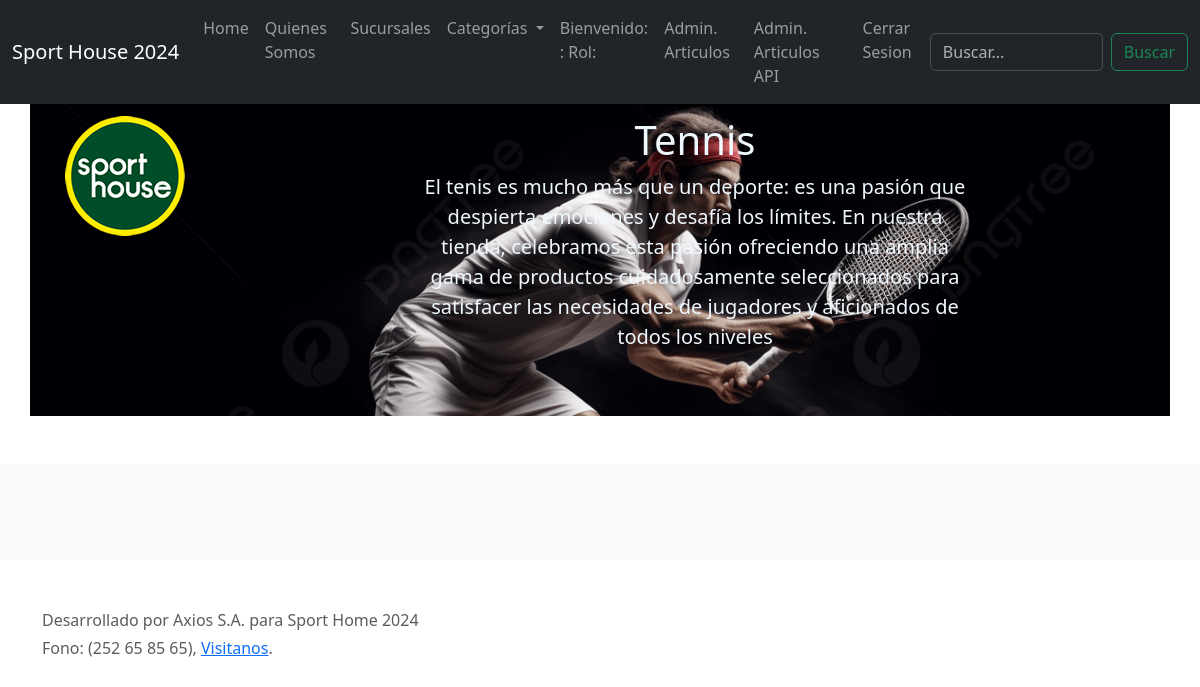
Page /tenis/ (signed in) on the earlier database version.
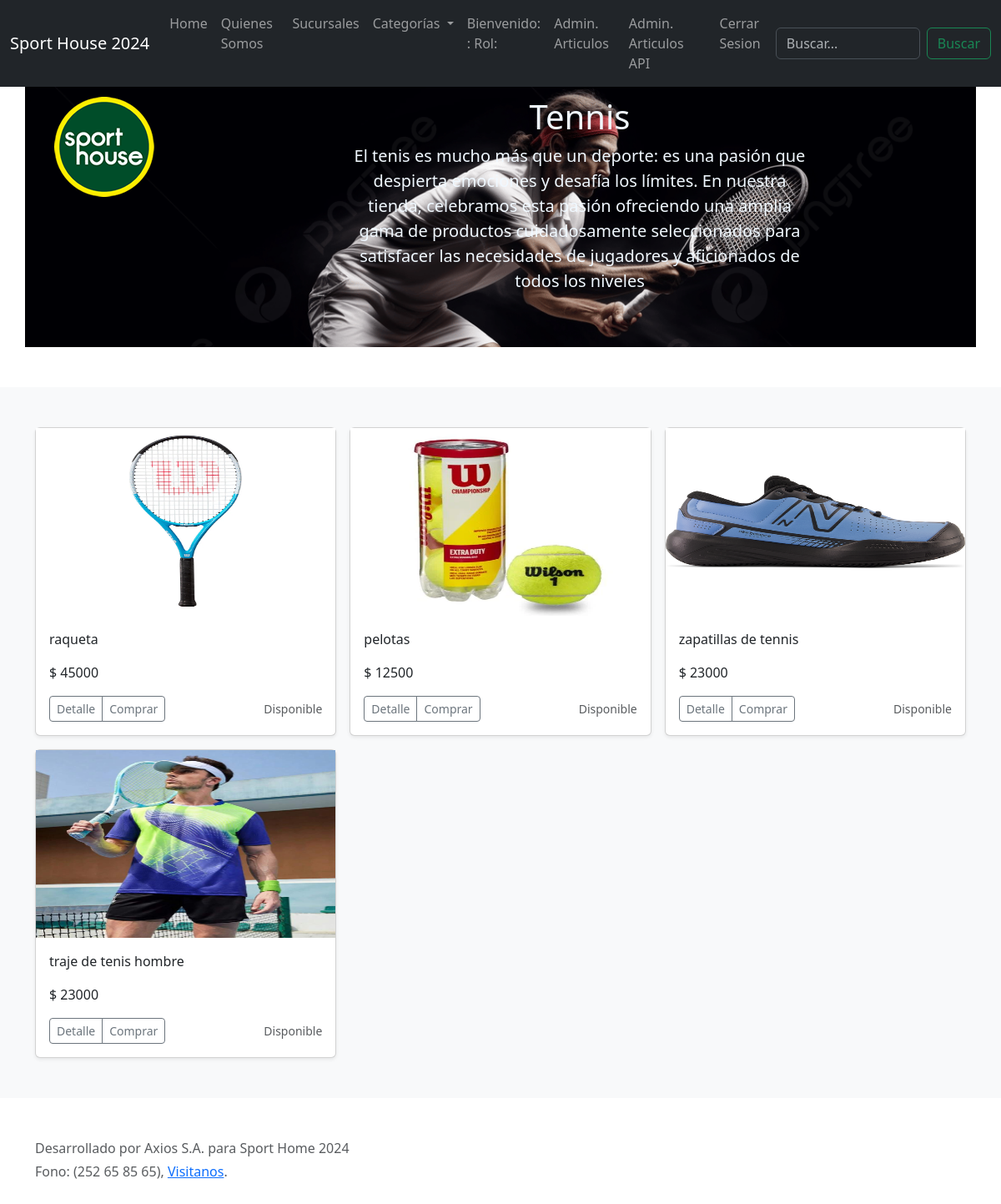
Same page on the later database version.
### web/models.py (models this page shows)
class Articulo(models.Model):
    id = models.AutoField(primary_key=True)
    marca =  models.ForeignKey(Marcas, on_delete=models.CASCADE)
    categoria = models.ForeignKey(Categoria, on_delete=models.CASCADE)
    nombre = models.CharField(max_length=200,null=False)
    imagen = models.ImageField(upload_to='fotos',default='fotos/no-disponible.jpg')
    description = models.TextField()
    precio = models.IntegerField()
    stock = models.IntegerField()
    def __str__(self):
        return self.nombre

### web/views.py (the view)
# urls.py: path('tenis/',tenis,name='TE'),
@login_required(login_url='/login/')
def tenis(request):
    cate = Categoria.objects.get(nombre='tenis')
    arti = Articulo.objects.all().filter(categoria=cate)
    print(arti)
    contexto={"articulos":arti}
    return render(request, 'core/tenis.html',contexto)

### web/templates/core/tenis.html
{% extends "core/base.html" %}
{% load static %}
{% block contenido %}
  <section class="py-5 text-center container" style="margin-top: 20px;">
    <div class="row py-lg-5" style="background-image: url({% static 'img/tenis1.jpg' %});background-size: cover;">
      <div class="col-2">
        <img src="{% static 'img/logo-1668627386.jpg' %}" alt="">
      </div>
      <div class="col-lg-6 col-md-8 mx-auto">
        <h1 class="fw-light" style="color: aliceblue;">Tennis</h1>
        <p class="lead" style="color: aliceblue;">El tenis es mucho más que un deporte: es una pasión que despierta emociones y desafía los límites. En nuestra tienda, celebramos esta pasión ofreciendo una amplia gama de productos cuidadosamente seleccionados
          para satisfacer las necesidades de jugadores y aficionados de todos los niveles<p>
      </div>
    </div>
  </section>
  <div class="album py-5 bg-body-tertiary">
    <div class="container">
      <div class="row row-cols-1 row-cols-sm-2 row-cols-md-3 g-3">
        {% for reg in articulos %}
        <div class="col">
          <div class="card shadow-sm">
            <img src="{{reg.imagen.url}}" width="100%" height="225" alt="">
            <div class="card-body">
              <p class="card-text">{{reg.nombre}}</p>
              <p class="card-text">$ {{reg.precio}}</p>
              <div class="d-flex justify-content-between align-items-center">
                <div class="btn-group">
                  <button type="button" class="btn btn-sm btn-outline-secondary">Detalle</button>
                  <button type="button" class="btn btn-sm btn-outline-secondary">Comprar</button>
                </div>
                <small class="text-body-secondary">Disponible</small>
              </div>
            </div>
          </div>
        </div>
        {% endfor %}
      </div>
    </div>
  </div>
{% endblock contenido %}

### web/templates/core/base.html (shortened to what this page needs)
{% load static %}
<!doctype html>
<html lang="en" data-bs-theme="auto">
  <head>
    <link rel="stylesheet" href="https://cdn.jsdelivr.net/npm/@docsearch/css@3">
    <link href="https://cdn.jsdelivr.net/npm/bootstrap-icons@1.8.0/font/bootstrap-icons.css" rel="stylesheet">
    <link rel="stylesheet" href="{% static 'bootstrap-5.3.3-dist/bootstrap-5.3.3-dist/css/bootstrap.min.css' %}">
  </head>
  <body>
<header data-bs-theme="dark">
  <nav class="navbar navbar-expand-md navbar-dark fixed-top bg-dark">
    <div class="container-fluid">
      <a class="navbar-brand" href="#">Sport House 2024</a>
      <div class="collapse navbar-collapse" id="navbarCollapse">
        <ul class="navbar-nav me-auto mb-2 mb-md-0">
          <li class="nav-item">
            <a class="nav-link" aria-current="page" href="{% url 'IND' %}">Home</a>
          </li>
          <li class="nav-item">
            <a class="nav-link" href="{% url 'QS' %}">Quienes Somos</a>
          </li>
          <li class="nav-item">
            <a class="nav-link" href="{% url 'SU' %}">Sucursales</a>
          </li>
          <li class="nav-item dropdown">
            <a
              class="nav-link dropdown-toggle"
              href="#"
              role="button"
              data-bs-toggle="dropdown"
              aria-expanded="false"
            >
              Categorías
            </a>
          </li>
          {% if user.is_authenticated %}
          <li>
              <a class="nav-link" >Bienvenido: {{user.first_name}} {{user.last_name}} : Rol: </a>
              {% if perms.web.view_articulo %}
              <li>
                <a class="nav-link" href="{% url 'ART' %}">Admin. Articulos</a>
              </li>
              <li>
                <a class="nav-link" href="{% url 'ART_API' %}">Admin. Articulos API</a>
              </li>
              {% endif %}
              <li>
                <a class="nav-link" href="{% url 'CS' %}">Cerrar Sesion</a>
              </li>
          </li>
          {% else %}
          <li>
              <a class="nav-link" href="{% url 'LG' %}">Login</a>
          </li>
          {% endif %}
        </ul>
        <form class="d-flex" role="search">
          <input
            class="form-control me-2"
            type="search"
            placeholder="Buscar..."
            aria-label="Search"
          />
          <button class="btn btn-outline-success" type="submit">
            Buscar
          </button>
        </form>
      </div>
    </div>
  </nav>
</header>
<main>
{% block contenido %}
{% endblock contenido %}
</main>
<footer class="text-body-secondary py-5">
  <div class="container">
    <p class="mb-1">Desarrollado por Axios S.A. para Sport Home 2024</p>
    <p class="mb-0">Fono: (252 65 85 65), <a href="https://maps.app.goo.gl/F2DVw3trvpmatfHM7">Visitanos</a>.</p>
  </div>
    </body>
</html>

Differences in the rows shown:
added Articulo: imagen (picture), nombre "raqueta", precio "45000"
added Articulo: imagen (picture), nombre "pelotas", precio "12500"
added Articulo: imagen (picture), nombre "zapatillas de tennis", precio "23000"
added Articulo: imagen (picture), nombre "traje de tenis hombre", precio "23000"
